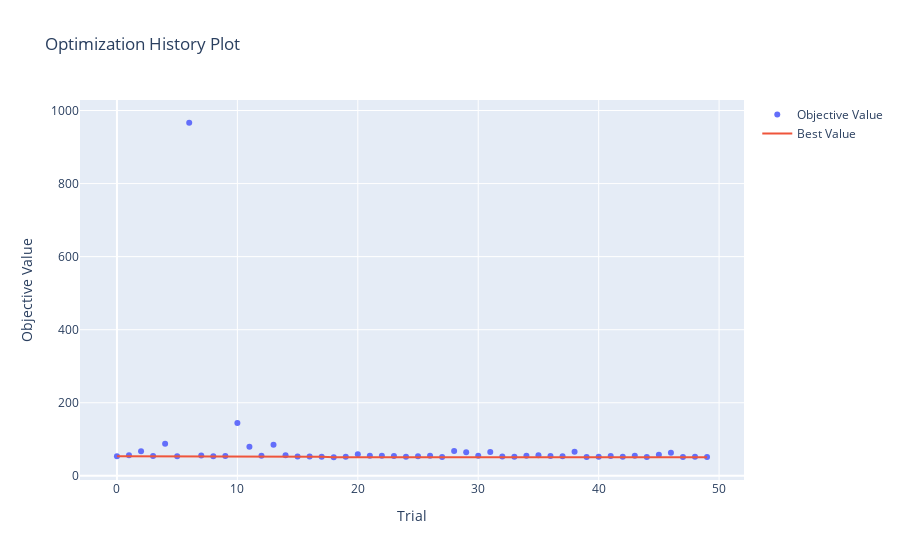
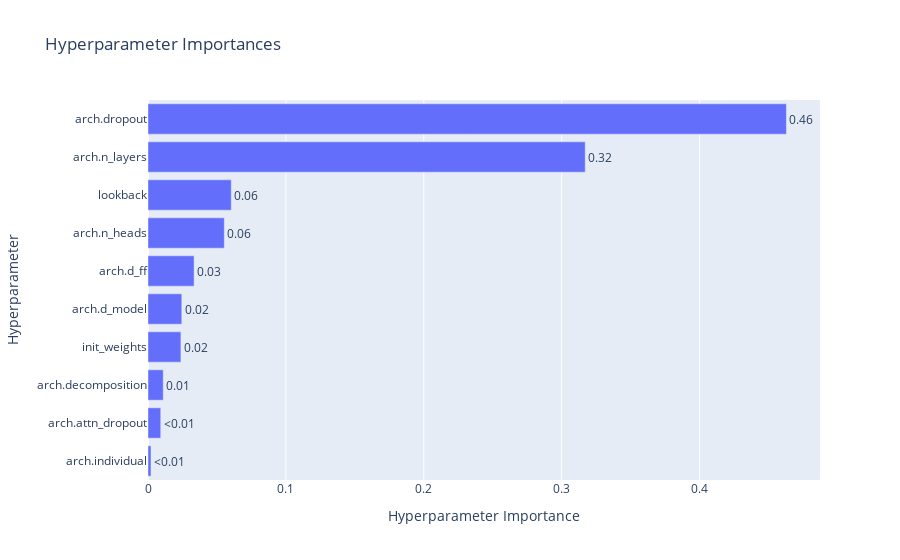
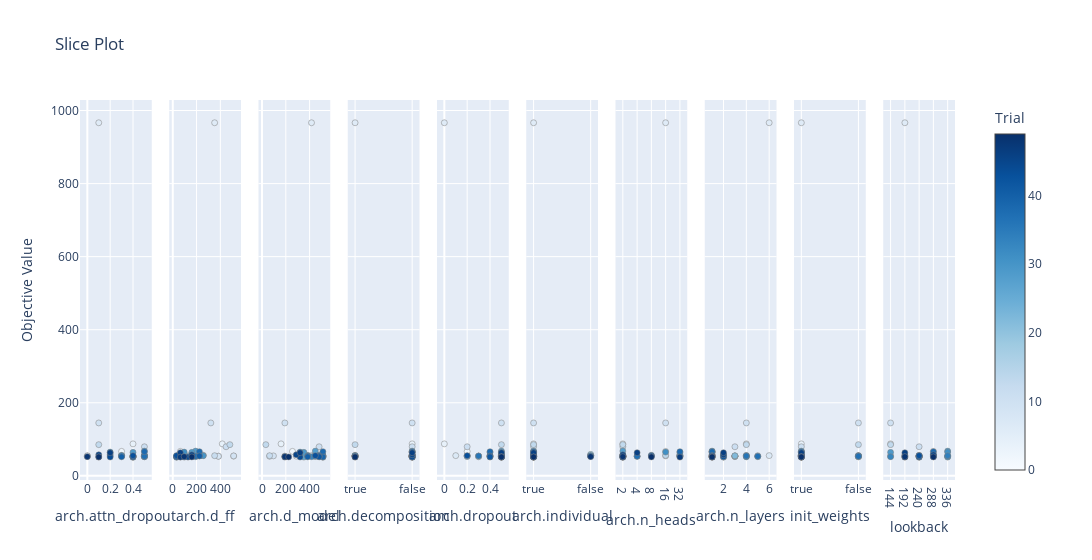
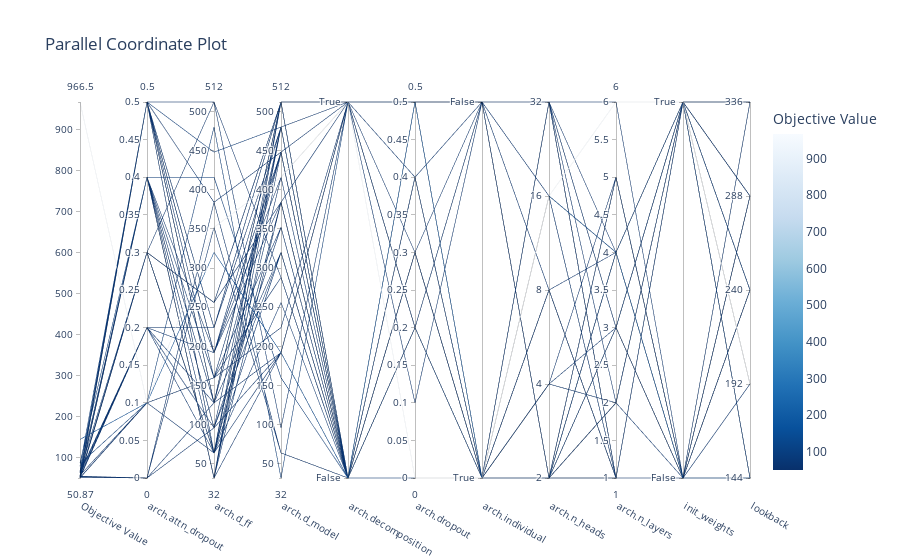

The notebook cell these images were saved under, in order:
### Code cell
# Skip the cells that are unnecesary as diagram plots or data update
train_nb = filter_nb(config.train_nb, 'skip')

obj = create_objective(train_nb, config.search_space, 
                       extra_params=config.extra_params, use_wandb=True)
study = run_optuna_study(obj, study_type='bayesian', direction='minimize', path='./tmp',
                 study_name=config.study_name, n_trials=config.n_trials)

### Figure 1 — Plotly figure (JSON) as saved in the notebook; plotly's stock layout.template omitted (floating-point values rounded to 4 significant figures)
{"data": [{"mode": "markers", "name": "Objective Value", "type": "scatter", "x": [0, 1, 2, 3, 4, 5, 6, 7, 8, 9, 10, 11, 12, 13, 14, 15, 16, 17, 18, 19, 20, 21, 22, 23, 24, 25, 26, 27, 28, 29, 30, 31, 32, 33, 34, 35, 36, 37, 38, 39, 40, 41, 42, 43, 44, 45, 46, 47, 48, 49], "y": [53.87, 56.36, 66.97, 53.96, 87.55, 53.67, 966.5, 55.36, 53.51, 54.6, 144.8, 79.57, 55.16, 85.35, 56.01, 53.04, 52.97, 52.2, 50.87, 52.16, 58.79, 54.69, 54.7, 54.24, 52.37, 53.42, 54.82, 51.24, 67.71, 64.24, 54.93, 64.95, 53.21, 52.37, 55.15, 56.46, 54.45, 53.41, 66.15, 51.58, 52.01, 54.45, 51.99, 55.3, 51.39, 57.61, 63.31, 51.22, 52.53, 51.79]}, {"mode": "lines", "name": "Best Value", "type": "scatter", "x": [0, 1, 2, 3, 4, 5, 6, 7, 8, 9, 10, 11, 12, 13, 14, 15, 16, 17, 18, 19, 20, 21, 22, 23, 24, 25, 26, 27, 28, 29, 30, 31, 32, 33, 34, 35, 36, 37, 38, 39, 40, 41, 42, 43, 44, 45, 46, 47, 48, 49], "y": [53.87, 53.87, 53.87, 53.87, 53.87, 53.67, 53.67, 53.67, 53.51, 53.51, 53.51, 53.51, 53.51, 53.51, 53.51, 53.04, 52.97, 52.2, 50.87, 50.87, 50.87, 50.87, 50.87, 50.87, 50.87, 50.87, 50.87, 50.87, 50.87, 50.87, 50.87, 50.87, 50.87, 50.87, 50.87, 50.87, 50.87, 50.87, 50.87, 50.87, 50.87, 50.87, 50.87, 50.87, 50.87, 50.87, 50.87, 50.87, 50.87, 50.87]}, {"marker": {"color": "#cccccc"}, "mode": "markers", "name": "Infeasible Trial", "showlegend": false, "type": "scatter", "x": [], "y": []}], "layout": {"title": {"text": "Optimization History Plot"}, "xaxis": {"title": {"text": "Trial"}}, "yaxis": {"title": {"text": "Objective Value"}}}}

### Figure 2 — Plotly figure (JSON) as saved in the notebook; plotly's stock layout.template omitted (floating-point values rounded to 4 significant figures)
{"data": [{"cliponaxis": false, "hovertemplate": ["arch.individual (CategoricalDistribution): 0.0021816289196625203<extra></extra>", "arch.attn_dropout (DiscreteUniformDistribution): 0.009253200522606614<extra></extra>", "arch.decomposition (CategoricalDistribution): 0.01105497633135348<extra></extra>", "init_weights (CategoricalDistribution): 0.02385469878013309<extra></extra>", "arch.d_model (IntUniformDistribution): 0.024503805372003373<extra></extra>", "arch.d_ff (IntUniformDistribution): 0.03343320910094243<extra></extra>", "arch.n_heads (CategoricalDistribution): 0.055331655245103285<extra></extra>", "lookback (CategoricalDistribution): 0.060389735739648065<extra></extra>", "arch.n_layers (IntUniformDistribution): 0.3170453732221617<extra></extra>", "arch.dropout (DiscreteUniformDistribution): 0.4629517167663855<extra></extra>"], "name": "Objective Value", "orientation": "h", "text": ["<0.01", "<0.01", "0.01", "0.02", "0.02", "0.03", "0.06", "0.06", "0.32", "0.46"], "textposition": "outside", "type": "bar", "x": [0.002182, 0.009253, 0.01105, 0.02385, 0.0245, 0.03343, 0.05533, 0.06039, 0.317, 0.463], "y": ["arch.individual", "arch.attn_dropout", "arch.decomposition", "init_weights", "arch.d_model", "arch.d_ff", "arch.n_heads", "lookback", "arch.n_layers", "arch.dropout"]}], "layout": {"title": {"text": "Hyperparameter Importances"}, "xaxis": {"title": {"text": "Hyperparameter Importance"}}, "yaxis": {"title": {"text": "Hyperparameter"}}}}

### Figure 3 — Plotly figure (JSON) as saved in the notebook; plotly's stock layout.template omitted (floating-point values rounded to 4 significant figures)
{"data": [{"marker": {"color": [0, 1, 2, 3, 4, 5, 6, 7, 8, 9, 10, 11, 12, 13, 14, 15, 16, 17, 18, 19, 20, 21, 22, 23, 24, 25, 26, 27, 28, 29, 30, 31, 32, 33, 34, 35, 36, 37, 38, 39, 40, 41, 42, 43, 44, 45, 46, 47, 48, 49], "colorbar": {"title": {"text": "Trial"}, "x": 1, "xpad": 40}, "colorscale": [[0, "rgb(247,251,255)"], [0.125, "rgb(222,235,247)"], [0.25, "rgb(198,219,239)"], [0.375, "rgb(158,202,225)"], [0.5, "rgb(107,174,214)"], [0.625, "rgb(66,146,198)"], [0.75, "rgb(33,113,181)"], [0.875, "rgb(8,81,156)"], [1, "rgb(8,48,107)"]], "line": {"color": "Grey", "width": 0.5}, "showscale": true}, "mode": "markers", "name": "Feasible Trial", "showlegend": false, "type": "scatter", "x": [0.3, 0.3, 0.3, 0, 0.4, 0.5, 0.1, 0.5, 0, 0.5, 0.1, 0.5, 0, 0.1, 0.3, 0.5, 0.5, 0.5, 0.4, 0.4, 0.2, 0.4, 0.4, 0.5, 0.4, 0.4, 0.3, 0.4, 0.5, 0.4, 0.3, 0.2, 0.4, 0.5, 0.3, 0.5, 0.5, 0.5, 0.5, 0.4, 0.3, 0.2, 0.4, 0.4, 0.2, 0.1, 0.2, 0.1, 0, 0.1], "xaxis": "x", "y": [53.87, 56.36, 66.97, 53.96, 87.55, 53.67, 966.5, 55.36, 53.51, 54.6, 144.8, 79.57, 55.16, 85.35, 56.01, 53.04, 52.97, 52.2, 50.87, 52.16, 58.79, 54.69, 54.7, 54.24, 52.37, 53.42, 54.82, 51.24, 67.71, 64.24, 54.93, 64.95, 53.21, 52.37, 55.15, 56.46, 54.45, 53.41, 66.15, 51.58, 52.01, 54.45, 51.99, 55.3, 51.39, 57.61, 63.31, 51.22, 52.53, 51.79], "yaxis": "y"}, {"marker": {"color": [0, 1, 2, 3, 4, 5, 6, 7, 8, 9, 10, 11, 12, 13, 14, 15, 16, 17, 18, 19, 20, 21, 22, 23, 24, 25, 26, 27, 28, 29, 30, 31, 32, 33, 34, 35, 36, 37, 38, 39, 40, 41, 42, 43, 44, 45, 46, 47, 48, 49], "colorbar": {"title": {"text": "Trial"}, "x": 1, "xpad": 40}, "colorscale": [[0, "rgb(247,251,255)"], [0.125, "rgb(222,235,247)"], [0.25, "rgb(198,219,239)"], [0.375, "rgb(158,202,225)"], [0.5, "rgb(107,174,214)"], [0.625, "rgb(66,146,198)"], [0.75, "rgb(33,113,181)"], [0.875, "rgb(8,81,156)"], [1, "rgb(8,48,107)"]], "line": {"color": "Grey", "width": 0.5}, "showscale": false}, "mode": "markers", "name": "Feasible Trial", "showlegend": false, "type": "scatter", "x": [512, 256, 64, 128, 416, 384, 352, 192, 384, 512, 320, 448, 352, 480, 256, 160, 128, 128, 32, 128, 192, 64, 32, 128, 192, 96, 64, 96, 192, 160, 256, 96, 32, 64, 64, 64, 224, 192, 224, 32, 64, 224, 32, 32, 128, 160, 64, 64, 96, 160], "xaxis": "x2", "y": [53.87, 56.36, 66.97, 53.96, 87.55, 53.67, 966.5, 55.36, 53.51, 54.6, 144.8, 79.57, 55.16, 85.35, 56.01, 53.04, 52.97, 52.2, 50.87, 52.16, 58.79, 54.69, 54.7, 54.24, 52.37, 53.42, 54.82, 51.24, 67.71, 64.24, 54.93, 64.95, 53.21, 52.37, 55.15, 56.46, 54.45, 53.41, 66.15, 51.58, 52.01, 54.45, 51.99, 55.3, 51.39, 57.61, 63.31, 51.22, 52.53, 51.79], "yaxis": "y2"}, {"marker": {"color": [0, 1, 2, 3, 4, 5, 6, 7, 8, 9, 10, 11, 12, 13, 14, 15, 16, 17, 18, 19, 20, 21, 22, 23, 24, 25, 26, 27, 28, 29, 30, 31, 32, 33, 34, 35, 36, 37, 38, 39, 40, 41, 42, 43, 44, 45, 46, 47, 48, 49], "colorbar": {"title": {"text": "Trial"}, "x": 1, "xpad": 40}, "colorscale": [[0, "rgb(247,251,255)"], [0.125, "rgb(222,235,247)"], [0.25, "rgb(198,219,239)"], [0.375, "rgb(158,202,225)"], [0.5, "rgb(107,174,214)"], [0.625, "rgb(66,146,198)"], [0.75, "rgb(33,113,181)"], [0.875, "rgb(8,81,156)"], [1, "rgb(8,48,107)"]], "line": {"color": "Grey", "width": 0.5}, "showscale": false}, "mode": "markers", "name": "Feasible Trial", "showlegend": false, "type": "scatter", "x": [288, 512, 256, 192, 160, 448, 416, 416, 64, 96, 192, 480, 64, 32, 384, 448, 448, 512, 512, 512, 448, 512, 384, 512, 480, 480, 480, 352, 448, 352, 512, 320, 192, 416, 384, 480, 512, 384, 512, 512, 384, 480, 480, 448, 320, 288, 320, 192, 192, 224], "xaxis": "x3", "y": [53.87, 56.36, 66.97, 53.96, 87.55, 53.67, 966.5, 55.36, 53.51, 54.6, 144.8, 79.57, 55.16, 85.35, 56.01, 53.04, 52.97, 52.2, 50.87, 52.16, 58.79, 54.69, 54.7, 54.24, 52.37, 53.42, 54.82, 51.24, 67.71, 64.24, 54.93, 64.95, 53.21, 52.37, 55.15, 56.46, 54.45, 53.41, 66.15, 51.58, 52.01, 54.45, 51.99, 55.3, 51.39, 57.61, 63.31, 51.22, 52.53, 51.79], "yaxis": "y3"}, {"marker": {"color": [0, 1, 2, 3, 4, 5, 6, 7, 8, 9, 10, 11, 12, 13, 14, 15, 16, 17, 18, 19, 20, 21, 22, 23, 24, 25, 26, 27, 28, 29, 30, 31, 32, 33, 34, 35, 36, 37, 38, 39, 40, 41, 42, 43, 44, 45, 46, 47, 48, 49], "colorbar": {"title": {"text": "Trial"}, "x": 1, "xpad": 40}, "colorscale": [[0, "rgb(247,251,255)"], [0.125, "rgb(222,235,247)"], [0.25, "rgb(198,219,239)"], [0.375, "rgb(158,202,225)"], [0.5, "rgb(107,174,214)"], [0.625, "rgb(66,146,198)"], [0.75, "rgb(33,113,181)"], [0.875, "rgb(8,81,156)"], [1, "rgb(8,48,107)"]], "line": {"color": "Grey", "width": 0.5}, "showscale": false}, "mode": "markers", "name": "Feasible Trial", "showlegend": false, "type": "scatter", "x": [false, true, false, true, false, false, true, true, false, true, false, false, false, true, false, false, true, false, false, false, false, false, false, true, false, true, false, false, false, false, true, false, false, false, true, false, false, false, false, false, false, false, false, false, false, false, false, true, true, true], "xaxis": "x4", "y": [53.87, 56.36, 66.97, 53.96, 87.55, 53.67, 966.5, 55.36, 53.51, 54.6, 144.8, 79.57, 55.16, 85.35, 56.01, 53.04, 52.97, 52.2, 50.87, 52.16, 58.79, 54.69, 54.7, 54.24, 52.37, 53.42, 54.82, 51.24, 67.71, 64.24, 54.93, 64.95, 53.21, 52.37, 55.15, 56.46, 54.45, 53.41, 66.15, 51.58, 52.01, 54.45, 51.99, 55.3, 51.39, 57.61, 63.31, 51.22, 52.53, 51.79], "yaxis": "y4"}, {"marker": {"color": [0, 1, 2, 3, 4, 5, 6, 7, 8, 9, 10, 11, 12, 13, 14, 15, 16, 17, 18, 19, 20, 21, 22, 23, 24, 25, 26, 27, 28, 29, 30, 31, 32, 33, 34, 35, 36, 37, 38, 39, 40, 41, 42, 43, 44, 45, 46, 47, 48, 49], "colorbar": {"title": {"text": "Trial"}, "x": 1, "xpad": 40}, "colorscale": [[0, "rgb(247,251,255)"], [0.125, "rgb(222,235,247)"], [0.25, "rgb(198,219,239)"], [0.375, "rgb(158,202,225)"], [0.5, "rgb(107,174,214)"], [0.625, "rgb(66,146,198)"], [0.75, "rgb(33,113,181)"], [0.875, "rgb(8,81,156)"], [1, "rgb(8,48,107)"]], "line": {"color": "Grey", "width": 0.5}, "showscale": false}, "mode": "markers", "name": "Feasible Trial", "showlegend": false, "type": "scatter", "x": [0.3, 0.2, 0.2, 0.3, 0, 0.3, 0, 0.1, 0.5, 0.2, 0.5, 0.2, 0.5, 0.5, 0.4, 0.2, 0.2, 0.3, 0.5, 0.5, 0.5, 0.5, 0.5, 0.5, 0.5, 0.5, 0.5, 0.5, 0.5, 0.4, 0.5, 0.5, 0.5, 0.4, 0.4, 0.5, 0.3, 0.4, 0.4, 0.4, 0.5, 0.4, 0.4, 0.2, 0.5, 0.5, 0.5, 0.5, 0.5, 0.5], "xaxis": "x5", "y": [53.87, 56.36, 66.97, 53.96, 87.55, 53.67, 966.5, 55.36, 53.51, 54.6, 144.8, 79.57, 55.16, 85.35, 56.01, 53.04, 52.97, 52.2, 50.87, 52.16, 58.79, 54.69, 54.7, 54.24, 52.37, 53.42, 54.82, 51.24, 67.71, 64.24, 54.93, 64.95, 53.21, 52.37, 55.15, 56.46, 54.45, 53.41, 66.15, 51.58, 52.01, 54.45, 51.99, 55.3, 51.39, 57.61, 63.31, 51.22, 52.53, 51.79], "yaxis": "y5"}, {"marker": {"color": [0, 1, 2, 3, 4, 5, 6, 7, 8, 9, 10, 11, 12, 13, 14, 15, 16, 17, 18, 19, 20, 21, 22, 23, 24, 25, 26, 27, 28, 29, 30, 31, 32, 33, 34, 35, 36, 37, 38, 39, 40, 41, 42, 43, 44, 45, 46, 47, 48, 49], "colorbar": {"title": {"text": "Trial"}, "x": 1, "xpad": 40}, "colorscale": [[0, "rgb(247,251,255)"], [0.125, "rgb(222,235,247)"], [0.25, "rgb(198,219,239)"], [0.375, "rgb(158,202,225)"], [0.5, "rgb(107,174,214)"], [0.625, "rgb(66,146,198)"], [0.75, "rgb(33,113,181)"], [0.875, "rgb(8,81,156)"], [1, "rgb(8,48,107)"]], "line": {"color": "Grey", "width": 0.5}, "showscale": false}, "mode": "markers", "name": "Feasible Trial", "showlegend": false, "type": "scatter", "x": [true, false, true, true, true, true, true, false, true, false, true, true, false, true, true, true, true, true, true, true, false, false, true, true, true, true, true, true, true, true, true, true, true, true, false, true, false, true, true, true, true, true, true, true, true, true, true, true, false, true], "xaxis": "x6", "y": [53.87, 56.36, 66.97, 53.96, 87.55, 53.67, 966.5, 55.36, 53.51, 54.6, 144.8, 79.57, 55.16, 85.35, 56.01, 53.04, 52.97, 52.2, 50.87, 52.16, 58.79, 54.69, 54.7, 54.24, 52.37, 53.42, 54.82, 51.24, 67.71, 64.24, 54.93, 64.95, 53.21, 52.37, 55.15, 56.46, 54.45, 53.41, 66.15, 51.58, 52.01, 54.45, 51.99, 55.3, 51.39, 57.61, 63.31, 51.22, 52.53, 51.79], "yaxis": "y6"}, {"marker": {"color": [0, 1, 2, 3, 4, 5, 6, 7, 8, 9, 10, 11, 12, 13, 14, 15, 16, 17, 18, 19, 20, 21, 22, 23, 24, 25, 26, 27, 28, 29, 30, 31, 32, 33, 34, 35, 36, 37, 38, 39, 40, 41, 42, 43, 44, 45, 46, 47, 48, 49], "colorbar": {"title": {"text": "Trial"}, "x": 1, "xpad": 40}, "colorscale": [[0, "rgb(247,251,255)"], [0.125, "rgb(222,235,247)"], [0.25, "rgb(198,219,239)"], [0.375, "rgb(158,202,225)"], [0.5, "rgb(107,174,214)"], [0.625, "rgb(66,146,198)"], [0.75, "rgb(33,113,181)"], [0.875, "rgb(8,81,156)"], [1, "rgb(8,48,107)"]], "line": {"color": "Grey", "width": 0.5}, "showscale": false}, "mode": "markers", "name": "Feasible Trial", "showlegend": false, "type": "scatter", "x": [32, 2, 16, 4, 2, 2, 16, 32, 2, 16, 16, 2, 2, 2, 16, 2, 2, 2, 2, 32, 32, 2, 32, 32, 2, 4, 2, 2, 2, 32, 32, 16, 2, 2, 2, 8, 8, 4, 32, 2, 2, 8, 2, 2, 2, 2, 4, 32, 2, 8], "xaxis": "x7", "y": [53.87, 56.36, 66.97, 53.96, 87.55, 53.67, 966.5, 55.36, 53.51, 54.6, 144.8, 79.57, 55.16, 85.35, 56.01, 53.04, 52.97, 52.2, 50.87, 52.16, 58.79, 54.69, 54.7, 54.24, 52.37, 53.42, 54.82, 51.24, 67.71, 64.24, 54.93, 64.95, 53.21, 52.37, 55.15, 56.46, 54.45, 53.41, 66.15, 51.58, 52.01, 54.45, 51.99, 55.3, 51.39, 57.61, 63.31, 51.22, 52.53, 51.79], "yaxis": "y7"}, {"marker": {"color": [0, 1, 2, 3, 4, 5, 6, 7, 8, 9, 10, 11, 12, 13, 14, 15, 16, 17, 18, 19, 20, 21, 22, 23, 24, 25, 26, 27, 28, 29, 30, 31, 32, 33, 34, 35, 36, 37, 38, 39, 40, 41, 42, 43, 44, 45, 46, 47, 48, 49], "colorbar": {"title": {"text": "Trial"}, "x": 1, "xpad": 40}, "colorscale": [[0, "rgb(247,251,255)"], [0.125, "rgb(222,235,247)"], [0.25, "rgb(198,219,239)"], [0.375, "rgb(158,202,225)"], [0.5, "rgb(107,174,214)"], [0.625, "rgb(66,146,198)"], [0.75, "rgb(33,113,181)"], [0.875, "rgb(8,81,156)"], [1, "rgb(8,48,107)"]], "line": {"color": "Grey", "width": 0.5}, "showscale": false}, "mode": "markers", "name": "Feasible Trial", "showlegend": false, "type": "scatter", "x": [3, 2, 1, 3, 4, 3, 6, 6, 5, 4, 4, 3, 5, 4, 4, 3, 3, 4, 2, 2, 1, 3, 3, 1, 5, 2, 2, 1, 1, 1, 4, 1, 1, 4, 1, 1, 4, 5, 1, 1, 1, 1, 2, 1, 1, 2, 2, 1, 1, 1], "xaxis": "x8", "y": [53.87, 56.36, 66.97, 53.96, 87.55, 53.67, 966.5, 55.36, 53.51, 54.6, 144.8, 79.57, 55.16, 85.35, 56.01, 53.04, 52.97, 52.2, 50.87, 52.16, 58.79, 54.69, 54.7, 54.24, 52.37, 53.42, 54.82, 51.24, 67.71, 64.24, 54.93, 64.95, 53.21, 52.37, 55.15, 56.46, 54.45, 53.41, 66.15, 51.58, 52.01, 54.45, 51.99, 55.3, 51.39, 57.61, 63.31, 51.22, 52.53, 51.79], "yaxis": "y8"}, {"marker": {"color": [0, 1, 2, 3, 4, 5, 6, 7, 8, 9, 10, 11, 12, 13, 14, 15, 16, 17, 18, 19, 20, 21, 22, 23, 24, 25, 26, 27, 28, 29, 30, 31, 32, 33, 34, 35, 36, 37, 38, 39, 40, 41, 42, 43, 44, 45, 46, 47, 48, 49], "colorbar": {"title": {"text": "Trial"}, "x": 1, "xpad": 40}, "colorscale": [[0, "rgb(247,251,255)"], [0.125, "rgb(222,235,247)"], [0.25, "rgb(198,219,239)"], [0.375, "rgb(158,202,225)"], [0.5, "rgb(107,174,214)"], [0.625, "rgb(66,146,198)"], [0.75, "rgb(33,113,181)"], [0.875, "rgb(8,81,156)"], [1, "rgb(8,48,107)"]], "line": {"color": "Grey", "width": 0.5}, "showscale": false}, "mode": "markers", "name": "Feasible Trial", "showlegend": false, "type": "scatter", "x": [false, true, true, false, true, true, true, false, false, true, false, true, false, false, true, false, false, false, true, true, true, true, true, false, false, true, false, true, true, true, true, true, true, true, true, true, false, false, true, true, true, true, true, true, true, true, true, true, true, true], "xaxis": "x9", "y": [53.87, 56.36, 66.97, 53.96, 87.55, 53.67, 966.5, 55.36, 53.51, 54.6, 144.8, 79.57, 55.16, 85.35, 56.01, 53.04, 52.97, 52.2, 50.87, 52.16, 58.79, 54.69, 54.7, 54.24, 52.37, 53.42, 54.82, 51.24, 67.71, 64.24, 54.93, 64.95, 53.21, 52.37, 55.15, 56.46, 54.45, 53.41, 66.15, 51.58, 52.01, 54.45, 51.99, 55.3, 51.39, 57.61, 63.31, 51.22, 52.53, 51.79], "yaxis": "y9"}, {"marker": {"color": [0, 1, 2, 3, 4, 5, 6, 7, 8, 9, 10, 11, 12, 13, 14, 15, 16, 17, 18, 19, 20, 21, 22, 23, 24, 25, 26, 27, 28, 29, 30, 31, 32, 33, 34, 35, 36, 37, 38, 39, 40, 41, 42, 43, 44, 45, 46, 47, 48, 49], "colorbar": {"title": {"text": "Trial"}, "x": 1, "xpad": 40}, "colorscale": [[0, "rgb(247,251,255)"], [0.125, "rgb(222,235,247)"], [0.25, "rgb(198,219,239)"], [0.375, "rgb(158,202,225)"], [0.5, "rgb(107,174,214)"], [0.625, "rgb(66,146,198)"], [0.75, "rgb(33,113,181)"], [0.875, "rgb(8,81,156)"], [1, "rgb(8,48,107)"]], "line": {"color": "Grey", "width": 0.5}, "showscale": false}, "mode": "markers", "name": "Feasible Trial", "showlegend": false, "type": "scatter", "x": [288, 240, 288, 288, 144, 240, 192, 192, 144, 144, 144, 240, 336, 144, 240, 240, 240, 240, 240, 288, 288, 240, 288, 288, 336, 240, 240, 336, 336, 144, 288, 336, 336, 144, 336, 192, 288, 240, 288, 240, 240, 240, 240, 240, 192, 288, 192, 192, 192, 288], "xaxis": "x10", "y": [53.87, 56.36, 66.97, 53.96, 87.55, 53.67, 966.5, 55.36, 53.51, 54.6, 144.8, 79.57, 55.16, 85.35, 56.01, 53.04, 52.97, 52.2, 50.87, 52.16, 58.79, 54.69, 54.7, 54.24, 52.37, 53.42, 54.82, 51.24, 67.71, 64.24, 54.93, 64.95, 53.21, 52.37, 55.15, 56.46, 54.45, 53.41, 66.15, 51.58, 52.01, 54.45, 51.99, 55.3, 51.39, 57.61, 63.31, 51.22, 52.53, 51.79], "yaxis": "y10"}], "layout": {"title": {"text": "Slice Plot"}, "width": 3000, "xaxis": {"anchor": "y", "domain": [0, 0.082], "title": {"text": "arch.attn_dropout"}}, "xaxis10": {"anchor": "y10", "categoryarray": [144, 192, 240, 288, 336], "categoryorder": "array", "domain": [0.918, 1.0], "title": {"text": "lookback"}, "type": "category"}, "xaxis2": {"anchor": "y2", "domain": [0.102, 0.184], "title": {"text": "arch.d_ff"}}, "xaxis3": {"anchor": "y3", "domain": [0.204, 0.286], "title": {"text": "arch.d_model"}}, "xaxis4": {"anchor": "y4", "categoryarray": [true, false], "categoryorder": "array", "domain": [0.306, 0.388], "title": {"text": "arch.decomposition"}, "type": "category"}, "xaxis5": {"anchor": "y5", "domain": [0.408, 0.49], "title": {"text": "arch.dropout"}}, "xaxis6": {"anchor": "y6", "categoryarray": [true, false], "categoryorder": "array", "domain": [0.51, 0.592], "title": {"text": "arch.individual"}, "type": "category"}, "xaxis7": {"anchor": "y7", "categoryarray": [2, 4, 8, 16, 32], "categoryorder": "array", "domain": [0.612, 0.694], "title": {"text": "arch.n_heads"}, "type": "category"}, "xaxis8": {"anchor": "y8", "domain": [0.714, 0.796], "title": {"text": "arch.n_layers"}}, "xaxis9": {"anchor": "y9", "categoryarray": [true, false], "categoryorder": "array", "domain": [0.816, 0.898], "title": {"text": "init_weights"}, "type": "category"}, "yaxis": {"anchor": "x", "domain": [0, 1], "title": {"text": "Objective Value"}}, "yaxis10": {"anchor": "x10", "domain": [0, 1], "matches": "y", "showticklabels": false}, "yaxis2": {"anchor": "x2", "domain": [0, 1], "matches": "y", "showticklabels": false}, "yaxis3": {"anchor": "x3", "domain": [0, 1], "matches": "y", "showticklabels": false}, "yaxis4": {"anchor": "x4", "domain": [0, 1], "matches": "y", "showticklabels": false}, "yaxis5": {"anchor": "x5", "domain": [0, 1], "matches": "y", "showticklabels": false}, "yaxis6": {"anchor": "x6", "domain": [0, 1], "matches": "y", "showticklabels": false}, "yaxis7": {"anchor": "x7", "domain": [0, 1], "matches": "y", "showticklabels": false}, "yaxis8": {"anchor": "x8", "domain": [0, 1], "matches": "y", "showticklabels": false}, "yaxis9": {"anchor": "x9", "domain": [0, 1], "matches": "y", "showticklabels": false}}}

### Figure 4 — Plotly figure (JSON) as saved in the notebook; plotly's stock layout.template omitted (floating-point values rounded to 4 significant figures)
{"data": [{"dimensions": [{"label": "Objective Value", "range": [50.87, 966.5], "values": [87.55, 53.51, 85.35, 52.37, 51.39, 52.53, 56.36, 53.67, 79.57, 53.04, 52.97, 52.2, 50.87, 54.69, 54.82, 51.58, 52.01, 51.99, 55.3, 57.61, 55.16, 52.37, 51.24, 67.71, 53.21, 55.15, 63.31, 53.42, 53.41, 53.96, 56.46, 54.45, 54.45, 51.79, 54.6, 144.8, 966.5, 56.01, 66.97, 64.95, 64.24, 55.36, 51.22, 53.87, 52.16, 58.79, 54.7, 54.24, 54.93, 66.15]}, {"label": "arch.attn_dropout", "range": [0, 0.5], "values": [0.4, 0, 0.1, 0.5, 0.2, 0, 0.3, 0.5, 0.5, 0.5, 0.5, 0.5, 0.4, 0.4, 0.3, 0.4, 0.3, 0.4, 0.4, 0.1, 0, 0.4, 0.4, 0.5, 0.4, 0.3, 0.2, 0.4, 0.5, 0, 0.5, 0.2, 0.5, 0.1, 0.5, 0.1, 0.1, 0.3, 0.3, 0.2, 0.4, 0.5, 0.1, 0.3, 0.4, 0.2, 0.4, 0.5, 0.3, 0.5]}, {"label": "arch.d_ff", "range": [32, 512], "values": [416, 384, 480, 64, 128, 96, 256, 384, 448, 160, 128, 128, 32, 64, 64, 32, 64, 32, 32, 160, 352, 192, 96, 192, 32, 64, 64, 96, 192, 128, 64, 224, 224, 160, 512, 320, 352, 256, 64, 96, 160, 192, 64, 512, 128, 192, 32, 128, 256, 224]}, {"label": "arch.d_model", "range": [32, 512], "values": [160, 64, 32, 416, 320, 192, 512, 448, 480, 448, 448, 512, 512, 512, 480, 512, 384, 480, 448, 288, 64, 480, 352, 448, 192, 384, 320, 480, 384, 192, 480, 480, 512, 224, 96, 192, 416, 384, 256, 320, 352, 416, 192, 288, 512, 448, 384, 512, 512, 512]}, {"label": "arch.decomposition", "range": [0, 1], "ticktext": ["False", "True"], "tickvals": [0, 1], "values": [0, 0, 1, 0, 0, 1, 1, 0, 0, 0, 1, 0, 0, 0, 0, 0, 0, 0, 0, 0, 0, 0, 0, 0, 0, 1, 0, 1, 0, 1, 0, 0, 0, 1, 1, 0, 1, 0, 0, 0, 0, 1, 1, 0, 0, 0, 0, 1, 1, 0]}, {"label": "arch.dropout", "range": [0, 0.5], "values": [0, 0.5, 0.5, 0.4, 0.5, 0.5, 0.2, 0.3, 0.2, 0.2, 0.2, 0.3, 0.5, 0.5, 0.5, 0.4, 0.5, 0.4, 0.2, 0.5, 0.5, 0.5, 0.5, 0.5, 0.5, 0.4, 0.5, 0.5, 0.4, 0.3, 0.5, 0.4, 0.3, 0.5, 0.2, 0.5, 0, 0.4, 0.2, 0.5, 0.4, 0.1, 0.5, 0.3, 0.5, 0.5, 0.5, 0.5, 0.5, 0.4]}, {"label": "arch.individual", "range": [0, 1], "ticktext": ["True", "False"], "tickvals": [0, 1], "values": [0, 0, 0, 0, 0, 1, 1, 0, 0, 0, 0, 0, 0, 1, 0, 0, 0, 0, 0, 0, 1, 0, 0, 0, 0, 1, 0, 0, 0, 0, 0, 0, 1, 0, 1, 0, 0, 0, 0, 0, 0, 1, 0, 0, 0, 1, 0, 0, 0, 0]}, {"label": "arch.n_heads", "range": [0, 4], "ticktext": ["2", "4", "8", "16", "32"], "tickvals": [0, 1, 2, 3, 4], "values": [0, 0, 0, 0, 0, 0, 0, 0, 0, 0, 0, 0, 0, 0, 0, 0, 0, 0, 0, 0, 0, 0, 0, 0, 0, 0, 1, 1, 1, 1, 2, 2, 2, 2, 3, 3, 3, 3, 3, 3, 4, 4, 4, 4, 4, 4, 4, 4, 4, 4]}, {"label": "arch.n_layers", "range": [1, 6], "values": [4, 5, 4, 4, 1, 1, 2, 3, 3, 3, 3, 4, 2, 3, 2, 1, 1, 2, 1, 2, 5, 5, 1, 1, 1, 1, 2, 2, 5, 3, 1, 1, 4, 1, 4, 4, 6, 4, 1, 1, 1, 6, 1, 3, 2, 1, 3, 1, 4, 1]}, {"label": "init_weights", "range": [0, 1], "ticktext": ["False", "True"], "tickvals": [0, 1], "values": [1, 0, 0, 1, 1, 1, 1, 1, 1, 0, 0, 0, 1, 1, 0, 1, 1, 1, 1, 1, 0, 0, 1, 1, 1, 1, 1, 1, 0, 0, 1, 1, 0, 1, 1, 0, 1, 1, 1, 1, 1, 0, 1, 0, 1, 1, 1, 0, 1, 1]}, {"label": "lookback", "range": [0, 4], "ticktext": ["144", "192", "240", "288", "336"], "tickvals": [0, 1, 2, 3, 4], "values": [0, 0, 0, 0, 1, 1, 2, 2, 2, 2, 2, 2, 2, 2, 2, 2, 2, 2, 2, 3, 4, 4, 4, 4, 4, 4, 1, 2, 2, 3, 1, 2, 3, 3, 0, 0, 1, 2, 3, 4, 0, 1, 1, 3, 3, 3, 3, 3, 3, 3]}], "labelangle": 30, "labelside": "bottom", "line": {"color": [87.55, 53.51, 85.35, 52.37, 51.39, 52.53, 56.36, 53.67, 79.57, 53.04, 52.97, 52.2, 50.87, 54.69, 54.82, 51.58, 52.01, 51.99, 55.3, 57.61, 55.16, 52.37, 51.24, 67.71, 53.21, 55.15, 63.31, 53.42, 53.41, 53.96, 56.46, 54.45, 54.45, 51.79, 54.6, 144.8, 966.5, 56.01, 66.97, 64.95, 64.24, 55.36, 51.22, 53.87, 52.16, 58.79, 54.7, 54.24, 54.93, 66.15], "colorbar": {"title": {"text": "Objective Value"}}, "colorscale": [[0, "rgb(247,251,255)"], [0.125, "rgb(222,235,247)"], [0.25, "rgb(198,219,239)"], [0.375, "rgb(158,202,225)"], [0.5, "rgb(107,174,214)"], [0.625, "rgb(66,146,198)"], [0.75, "rgb(33,113,181)"], [0.875, "rgb(8,81,156)"], [1, "rgb(8,48,107)"]], "reversescale": true, "showscale": true}, "type": "parcoords"}], "layout": {"title": {"text": "Parallel Coordinate Plot"}}}
